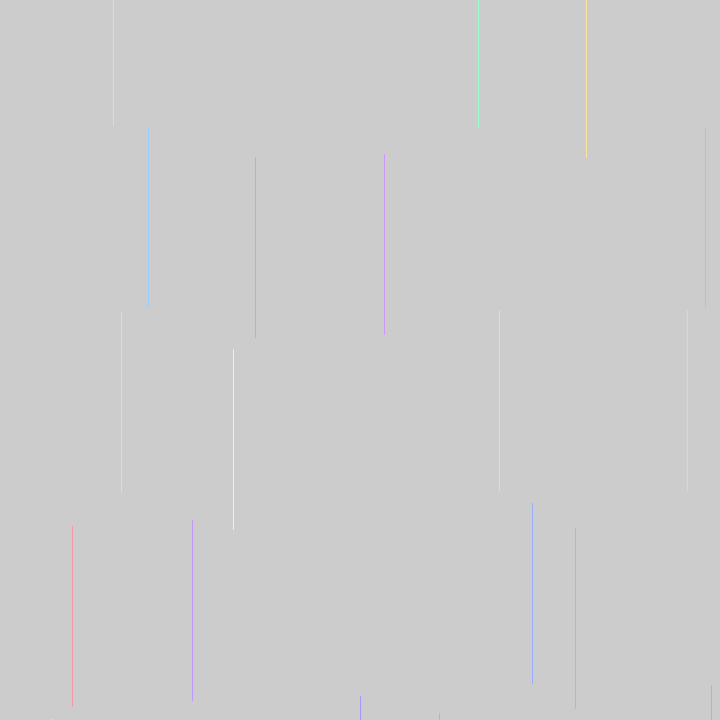
Frame 1 (no input)
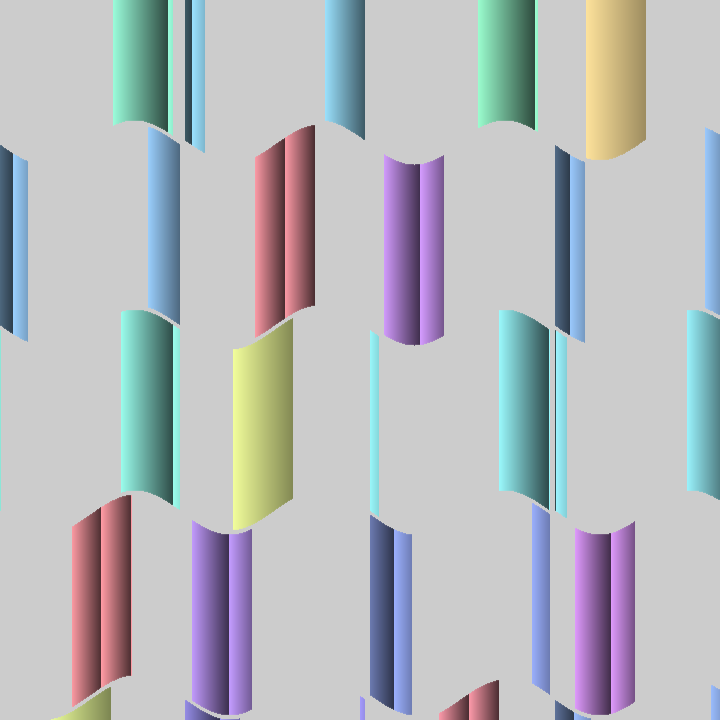
Frame 60 (the mouse pressed at the canvas centre just before this capture)
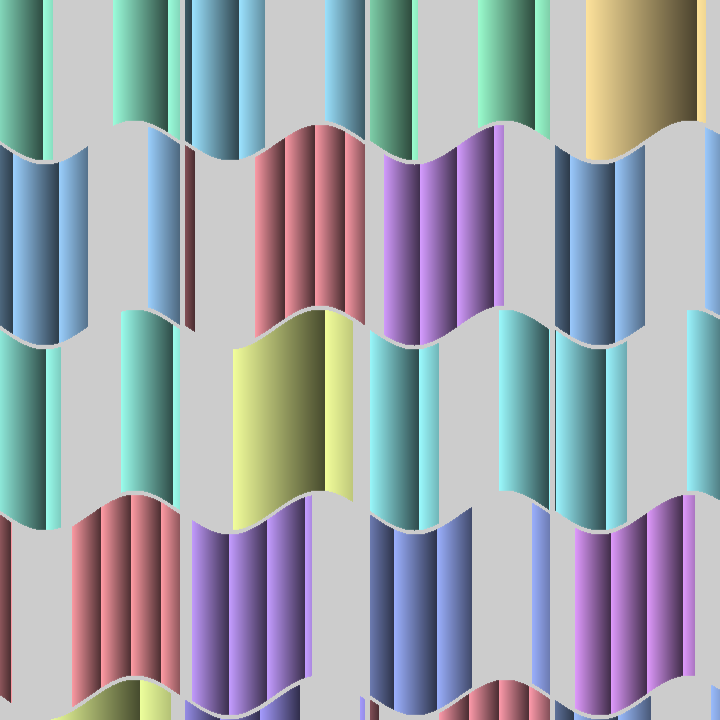
Frame 120 (the mouse held since frame 60 and released just before this capture)

The Processing sketch that drew these frames (run headless with seeded random() and noise(); from frame 60 on, the mouse is pressed at the canvas centre):

// Processing sketch: sketch_922020_WavyGradients
// ── sketch_922020_WavyGradients.pde
float t,x,y,T,N,X,Y;
void setup(){size(720,720);colorMode(HSB);}
void draw(){
T=++t%180;
for(y=-40;y<720;y+=185)
for(x=0;x<720;x+=185){
 stroke(N=noise(x,y,int(t/180))*765%255,99,255-T*(N/50+1)%180);
 line(X=x+(T+N)%180,Y=y+sin((T+N)/180*TAU)*20,X,180+Y);
}
}
